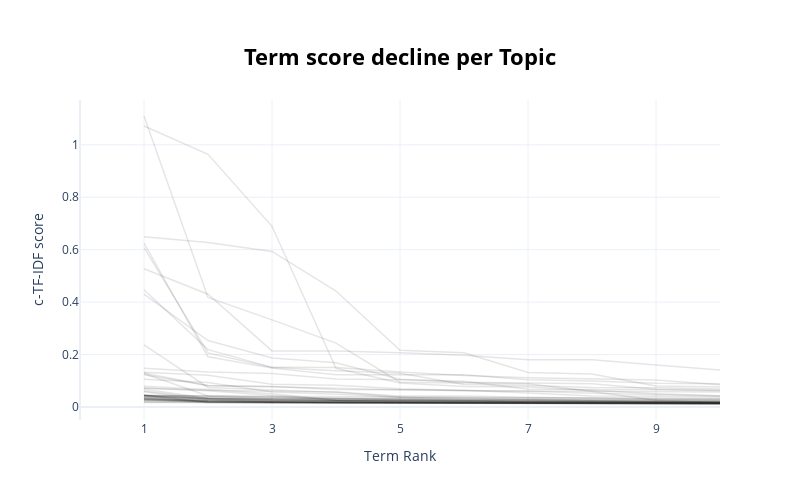

Notebook code cell kept with this figure:
### Code cell
topic_model.visualize_term_rank()

### Figure 1 — Plotly figure (JSON) as saved in the notebook; plotly's stock layout.template omitted (floating-point values rounded to 4 significant figures)
{"data": [{"hovertext": "<b>Topic -1</b>:the_and_it_to_is_this_for_of_lapto", "line": {"color": "black", "width": 1.5}, "mode": "lines+lines", "name": "", "opacity": 0.1, "type": "scatter", "x": [1, 2, 3, 4, 5, 6, 7, 8, 9, 10], "y": [0.0175, 0.01641, 0.01615, 0.01506, 0.01434, 0.01356, 0.01314, 0.01296, 0.01257, 0.01164]}, {"hovertext": "<b>Topic 0</b>:tablet_the_and_it_to_is_samsung_my_", "line": {"color": "black", "width": 1.5}, "mode": "lines+lines", "name": "", "opacity": 0.1, "type": "scatter", "x": [1, 2, 3, 4, 5, 6, 7, 8, 9, 10], "y": [0.0276, 0.01769, 0.01612, 0.01601, 0.01577, 0.01475, 0.01438, 0.01417, 0.01373, 0.01342]}, {"hovertext": "<b>Topic 1</b>:gaming_games_the_and_laptop_it_for_", "line": {"color": "black", "width": 1.5}, "mode": "lines+lines", "name": "", "opacity": 0.1, "type": "scatter", "x": [1, 2, 3, 4, 5, 6, 7, 8, 9, 10], "y": [0.01908, 0.01781, 0.01643, 0.01567, 0.01544, 0.01448, 0.01422, 0.01413, 0.01409, 0.014]}, {"hovertext": "<b>Topic 2</b>:chromebook_chrome_to_the_for_is_and", "line": {"color": "black", "width": 1.5}, "mode": "lines+lines", "name": "", "opacity": 0.1, "type": "scatter", "x": [1, 2, 3, 4, 5, 6, 7, 8, 9, 10], "y": [0.04604, 0.01929, 0.01644, 0.01644, 0.01561, 0.01545, 0.01503, 0.01394, 0.01365, 0.01217]}, {"hovertext": "<b>Topic 3</b>:laptop_is_and_for_it_the_this_its_t", "line": {"color": "black", "width": 1.5}, "mode": "lines+lines", "name": "", "opacity": 0.1, "type": "scatter", "x": [1, 2, 3, 4, 5, 6, 7, 8, 9, 10], "y": [0.02756, 0.01945, 0.01802, 0.01669, 0.01636, 0.01565, 0.01527, 0.01363, 0.01357, 0.01336]}, {"hovertext": "<b>Topic 4</b>:loves_she_for_gift_my_it_school_gra", "line": {"color": "black", "width": 1.5}, "mode": "lines+lines", "name": "", "opacity": 0.1, "type": "scatter", "x": [1, 2, 3, 4, 5, 6, 7, 8, 9, 10], "y": [0.07175, 0.06395, 0.06032, 0.05736, 0.04191, 0.04167, 0.03781, 0.03301, 0.03108, 0.03032]}, {"hovertext": "<b>Topic 5</b>:netbook_the_is_and_to_for_of_asus_s", "line": {"color": "black", "width": 1.5}, "mode": "lines+lines", "name": "", "opacity": 0.1, "type": "scatter", "x": [1, 2, 3, 4, 5, 6, 7, 8, 9, 10], "y": [0.04237, 0.01768, 0.01666, 0.01613, 0.0158, 0.01482, 0.01402, 0.01392, 0.01346, 0.01322]}, {"hovertext": "<b>Topic 6</b>:asus_the_to_they_and_it_have_of_was", "line": {"color": "black", "width": 1.5}, "mode": "lines+lines", "name": "", "opacity": 0.1, "type": "scatter", "x": [1, 2, 3, 4, 5, 6, 7, 8, 9, 10], "y": [0.03454, 0.01877, 0.01861, 0.01631, 0.01585, 0.0143, 0.01361, 0.01308, 0.01267, 0.01242]}, {"hovertext": "<b>Topic 7</b>:de_la_que_es_el_en_para_lo_un_se", "line": {"color": "black", "width": 1.5}, "mode": "lines+lines", "name": "", "opacity": 0.1, "type": "scatter", "x": [1, 2, 3, 4, 5, 6, 7, 8, 9, 10], "y": [0.1481, 0.134, 0.1276, 0.1066, 0.1041, 0.09798, 0.06773, 0.06773, 0.06632, 0.06173]}, {"hovertext": "<b>Topic 8</b>:computer_pc_great_is_good_this_for_", "line": {"color": "black", "width": 1.5}, "mode": "lines+lines", "name": "", "opacity": 0.1, "type": "scatter", "x": [1, 2, 3, 4, 5, 6, 7, 8, 9, 10], "y": [0.05822, 0.0258, 0.02561, 0.02417, 0.02162, 0.0197, 0.01782, 0.01753, 0.01699, 0.0167]}, {"hovertext": "<b>Topic 9</b>:laptop_great_price_good_this_love_f", "line": {"color": "black", "width": 1.5}, "mode": "lines+lines", "name": "", "opacity": 0.1, "type": "scatter", "x": [1, 2, 3, 4, 5, 6, 7, 8, 9, 10], "y": [0.06789, 0.0333, 0.03171, 0.02794, 0.02761, 0.02534, 0.01932, 0.01838, 0.01783, 0.01749]}, {"hovertext": "<b>Topic 10</b>:wifi_to_the_and_was_it_computer_of", "line": {"color": "black", "width": 1.5}, "mode": "lines+lines", "name": "", "opacity": 0.1, "type": "scatter", "x": [1, 2, 3, 4, 5, 6, 7, 8, 9, 10], "y": [0.03304, 0.0207, 0.01965, 0.0154, 0.01514, 0.01447, 0.01378, 0.01375, 0.01333, 0.01329]}, {"hovertext": "<b>Topic 11</b>:surface_the_is_book_and_keyboard_t", "line": {"color": "black", "width": 1.5}, "mode": "lines+lines", "name": "", "opacity": 0.1, "type": "scatter", "x": [1, 2, 3, 4, 5, 6, 7, 8, 9, 10], "y": [0.04271, 0.02212, 0.01753, 0.01714, 0.01566, 0.01558, 0.0153, 0.0141, 0.01402, 0.01397]}, {"hovertext": "<b>Topic 12</b>:charger_it_laptop_not_charge_dell_", "line": {"color": "black", "width": 1.5}, "mode": "lines+lines", "name": "", "opacity": 0.1, "type": "scatter", "x": [1, 2, 3, 4, 5, 6, 7, 8, 9, 10], "y": [0.03078, 0.022, 0.01947, 0.01927, 0.01754, 0.01729, 0.01705, 0.01639, 0.01554, 0.01545]}, {"hovertext": "<b>Topic 13</b>:screen_good_it_quality_great_for_i", "line": {"color": "black", "width": 1.5}, "mode": "lines+lines", "name": "", "opacity": 0.1, "type": "scatter", "x": [1, 2, 3, 4, 5, 6, 7, 8, 9, 10], "y": [0.0329, 0.02344, 0.02249, 0.02042, 0.02008, 0.0193, 0.01909, 0.01783, 0.01678, 0.01658]}, {"hovertext": "<b>Topic 14</b>:laptop_fan_it_the_this_and_to_in_i", "line": {"color": "black", "width": 1.5}, "mode": "lines+lines", "name": "", "opacity": 0.1, "type": "scatter", "x": [1, 2, 3, 4, 5, 6, 7, 8, 9, 10], "y": [0.02087, 0.01969, 0.0182, 0.01767, 0.01664, 0.01527, 0.01428, 0.01315, 0.01257, 0.0119]}, {"hovertext": "<b>Topic 15</b>:space_drive_to_windows_storage_the", "line": {"color": "black", "width": 1.5}, "mode": "lines+lines", "name": "", "opacity": 0.1, "type": "scatter", "x": [1, 2, 3, 4, 5, 6, 7, 8, 9, 10], "y": [0.02733, 0.02294, 0.0199, 0.01957, 0.01661, 0.01609, 0.01585, 0.01517, 0.0148, 0.01461]}, {"hovertext": "<b>Topic 16</b>:working_item_it_not_work_after_pro", "line": {"color": "black", "width": 1.5}, "mode": "lines+lines", "name": "", "opacity": 0.1, "type": "scatter", "x": [1, 2, 3, 4, 5, 6, 7, 8, 9, 10], "y": [0.04326, 0.04254, 0.03856, 0.03415, 0.0292, 0.02831, 0.02768, 0.02383, 0.02244, 0.02071]}, {"hovertext": "<b>Topic 17</b>:nice_excellent_great_mmmm_awesome_", "line": {"color": "black", "width": 1.5}, "mode": "lines+lines", "name": "", "opacity": 0.1, "type": "scatter", "x": [1, 2, 3, 4, 5, 6, 7, 8, 9, 10], "y": [0.5271, 0.4303, 0.2141, 0.2139, 0.2075, 0.197, 0.1801, 0.1801, 0.1604, 0.141]}, {"hovertext": "<b>Topic 18</b>:windows_10_my_laptop_to_the_with_w", "line": {"color": "black", "width": 1.5}, "mode": "lines+lines", "name": "", "opacity": 0.1, "type": "scatter", "x": [1, 2, 3, 4, 5, 6, 7, 8, 9, 10], "y": [0.04385, 0.03009, 0.01958, 0.01891, 0.01808, 0.01757, 0.01709, 0.01671, 0.01594, 0.01289]}, {"hovertext": "<b>Topic 19</b>:slow_super_waste_money_glitches_sp", "line": {"color": "black", "width": 1.5}, "mode": "lines+lines", "name": "", "opacity": 0.1, "type": "scatter", "x": [1, 2, 3, 4, 5, 6, 7, 8, 9, 10], "y": [0.2369, 0.07467, 0.06501, 0.05663, 0.03764, 0.03667, 0.0338, 0.0322, 0.03104, 0.02905]}, {"hovertext": "<b>Topic 20</b>:works_far_issues_great_so_well_no_", "line": {"color": "black", "width": 1.5}, "mode": "lines+lines", "name": "", "opacity": 0.1, "type": "scatter", "x": [1, 2, 3, 4, 5, 6, 7, 8, 9, 10], "y": [0.1328, 0.1216, 0.08715, 0.08295, 0.06933, 0.06386, 0.05345, 0.04182, 0.0411, 0.03969]}, {"hovertext": "<b>Topic 21</b>:battery_hours_life_good_laptop_it_", "line": {"color": "black", "width": 1.5}, "mode": "lines+lines", "name": "", "opacity": 0.1, "type": "scatter", "x": [1, 2, 3, 4, 5, 6, 7, 8, 9, 10], "y": [0.07894, 0.0669, 0.0509, 0.02569, 0.02527, 0.02501, 0.02469, 0.02123, 0.02097, 0.01981]}, {"hovertext": "<b>Topic 22</b>:slow_laptop_not_fast_it_its_as_jus", "line": {"color": "black", "width": 1.5}, "mode": "lines+lines", "name": "", "opacity": 0.1, "type": "scatter", "x": [1, 2, 3, 4, 5, 6, 7, 8, 9, 10], "y": [0.04145, 0.03444, 0.02589, 0.02484, 0.02221, 0.02063, 0.02028, 0.01895, 0.01844, 0.01719]}, {"hovertext": "<b>Topic 23</b>:love_far_so_it_itno_good_loving_le", "line": {"color": "black", "width": 1.5}, "mode": "lines+lines", "name": "", "opacity": 0.1, "type": "scatter", "x": [1, 2, 3, 4, 5, 6, 7, 8, 9, 10], "y": [0.6078, 0.2065, 0.1511, 0.1383, 0.129, 0.08567, 0.08231, 0.07413, 0.07345, 0.06844]}, {"hovertext": "<b>Topic 24</b>:new_refurbished_was_computer_came_", "line": {"color": "black", "width": 1.5}, "mode": "lines+lines", "name": "", "opacity": 0.1, "type": "scatter", "x": [1, 2, 3, 4, 5, 6, 7, 8, 9, 10], "y": [0.04535, 0.0318, 0.02707, 0.02378, 0.02353, 0.02261, 0.02133, 0.0183, 0.01794, 0.01771]}, {"hovertext": "<b>Topic 25</b>:mouse_touchpad_pad_the_laptop_work", "line": {"color": "black", "width": 1.5}, "mode": "lines+lines", "name": "", "opacity": 0.1, "type": "scatter", "x": [1, 2, 3, 4, 5, 6, 7, 8, 9, 10], "y": [0.03051, 0.02671, 0.02253, 0.02198, 0.02103, 0.01969, 0.01909, 0.0178, 0.01774, 0.01735]}, {"hovertext": "<b>Topic 26</b>:pc_mini_hdmi_the_ports_port_to_nuc", "line": {"color": "black", "width": 1.5}, "mode": "lines+lines", "name": "", "opacity": 0.1, "type": "scatter", "x": [1, 2, 3, 4, 5, 6, 7, 8, 9, 10], "y": [0.02793, 0.0273, 0.02131, 0.01957, 0.01698, 0.01683, 0.01591, 0.01568, 0.01548, 0.01485]}, {"hovertext": "<b>Topic 27</b>:delivery_product_seller_quick_deli", "line": {"color": "black", "width": 1.5}, "mode": "lines+lines", "name": "", "opacity": 0.1, "type": "scatter", "x": [1, 2, 3, 4, 5, 6, 7, 8, 9, 10], "y": [0.1229, 0.08187, 0.07848, 0.06706, 0.06635, 0.06248, 0.06005, 0.05269, 0.0482, 0.04181]}, {"hovertext": "<b>Topic 28</b>:touchscreen_touch_screen_is_not_nv", "line": {"color": "black", "width": 1.5}, "mode": "lines+lines", "name": "", "opacity": 0.1, "type": "scatter", "x": [1, 2, 3, 4, 5, 6, 7, 8, 9, 10], "y": [0.07269, 0.06183, 0.04416, 0.02614, 0.0244, 0.0233, 0.02257, 0.02061, 0.01954, 0.0195]}, {"hovertext": "<b>Topic 29</b>:product_good_great_prize_fort_nite", "line": {"color": "black", "width": 1.5}, "mode": "lines+lines", "name": "", "opacity": 0.1, "type": "scatter", "x": [1, 2, 3, 4, 5, 6, 7, 8, 9, 10], "y": [0.6249, 0.1914, 0.1484, 0.1235, 0.1235, 0.1235, 0.104, 0.09939, 0.09114, 0.08857]}, {"hovertext": "<b>Topic 30</b>:price_value_good_great_quality_pro", "line": {"color": "black", "width": 1.5}, "mode": "lines+lines", "name": "", "opacity": 0.1, "type": "scatter", "x": [1, 2, 3, 4, 5, 6, 7, 8, 9, 10], "y": [0.4305, 0.2537, 0.1872, 0.1692, 0.1056, 0.09433, 0.0915, 0.08894, 0.06744, 0.06399]}, {"hovertext": "<b>Topic 31</b>:keys_keyboard_uy_key_the_to_this_g", "line": {"color": "black", "width": 1.5}, "mode": "lines+lines", "name": "", "opacity": 0.1, "type": "scatter", "x": [1, 2, 3, 4, 5, 6, 7, 8, 9, 10], "y": [0.0357, 0.03307, 0.02551, 0.0245, 0.02104, 0.02021, 0.01716, 0.0168, 0.01634, 0.0153]}, {"hovertext": "<b>Topic 32</b>:united_reviewed_states_2010_march_", "line": {"color": "black", "width": 1.5}, "mode": "lines+lines", "name": "", "opacity": 0.1, "type": "scatter", "x": [1, 2, 3, 4, 5, 6, 7, 8, 9, 10], "y": [0.6495, 0.6275, 0.5934, 0.4425, 0.2165, 0.207, 0.1318, 0.1264, 0.08063, 0.07642]}, {"hovertext": "<b>Topic 33</b>:its_touch_small_to_the_keyboard_an", "line": {"color": "black", "width": 1.5}, "mode": "lines+lines", "name": "", "opacity": 0.1, "type": "scatter", "x": [1, 2, 3, 4, 5, 6, 7, 8, 9, 10], "y": [0.02474, 0.02364, 0.02026, 0.01669, 0.01655, 0.01646, 0.0159, 0.01553, 0.01521, 0.01514]}, {"hovertext": "<b>Topic 34</b>:good_goog_bd_none_like_no_one_not_", "line": {"color": "black", "width": 1.5}, "mode": "lines+lines", "name": "", "opacity": 0.1, "type": "scatter", "x": [1, 2, 3, 4, 5, 6, 7, 8, 9, 10], "y": [1.11, 0.4177, 0.3324, 0.2435, 0.09469, 0.09235, 0.08905, 0.05962, 0.02634, 0.01657]}, {"hovertext": "<b>Topic 35</b>:works_working_great_shap_good_well", "line": {"color": "black", "width": 1.5}, "mode": "lines+lines", "name": "", "opacity": 0.1, "type": "scatter", "x": [1, 2, 3, 4, 5, 6, 7, 8, 9, 10], "y": [0.4475, 0.2188, 0.1514, 0.1512, 0.1339, 0.1199, 0.1116, 0.1084, 0.1035, 0.08498]}, {"hovertext": "<b>Topic 36</b>:weight_size_lightweight_designed_f", "line": {"color": "black", "width": 1.5}, "mode": "lines+lines", "name": "", "opacity": 0.1, "type": "scatter", "x": [1, 2, 3, 4, 5, 6, 7, 8, 9, 10], "y": [0.13, 0.08162, 0.07735, 0.0707, 0.06629, 0.06187, 0.06044, 0.06003, 0.0586, 0.05701]}, {"hovertext": "<b>Topic 37</b>:hd_1005pr_broadcom_netbook_asus_th", "line": {"color": "black", "width": 1.5}, "mode": "lines+lines", "name": "", "opacity": 0.1, "type": "scatter", "x": [1, 2, 3, 4, 5, 6, 7, 8, 9, 10], "y": [0.03527, 0.02922, 0.02901, 0.02313, 0.01866, 0.01835, 0.0179, 0.01748, 0.01709, 0.0169]}, {"hovertext": "<b>Topic 38</b>:loading_player_video_is_adding_jun", "line": {"color": "black", "width": 1.5}, "mode": "lines+lines", "name": "", "opacity": 0.1, "type": "scatter", "x": [1, 2, 3, 4, 5, 6, 7, 8, 9, 10], "y": [1.072, 0.9637, 0.689, 0.1476, 0.09173, 0.0779, 0.07664, 0.06447, 0.05113, 0.04285]}, {"hovertext": "<b>Topic 39</b>:ssd_drive_computer_ssds_good_upgra", "line": {"color": "black", "width": 1.5}, "mode": "lines+lines", "name": "", "opacity": 0.1, "type": "scatter", "x": [1, 2, 3, 4, 5, 6, 7, 8, 9, 10], "y": [0.06084, 0.03199, 0.02778, 0.02689, 0.0243, 0.02415, 0.02381, 0.02255, 0.02016, 0.01964]}, {"hovertext": "<b>Topic 40</b>:backlit_keyboard_backlight_missing", "line": {"color": "black", "width": 1.5}, "mode": "lines+lines", "name": "", "opacity": 0.1, "type": "scatter", "x": [1, 2, 3, 4, 5, 6, 7, 8, 9, 10], "y": [0.106, 0.09333, 0.05696, 0.04901, 0.03762, 0.03101, 0.03064, 0.02585, 0.02538, 0.02438]}, {"hovertext": "<b>Topic 41</b>:premier_hp_warranty_lenovo_service", "line": {"color": "black", "width": 1.5}, "mode": "lines+lines", "name": "", "opacity": 0.1, "type": "scatter", "x": [1, 2, 3, 4, 5, 6, 7, 8, 9, 10], "y": [0.03864, 0.03455, 0.03354, 0.03242, 0.03088, 0.02595, 0.02517, 0.02363, 0.01943, 0.01884]}, {"hovertext": "<b>Topic 42</b>:hp_stallion_drive_memory_setup_env", "line": {"color": "black", "width": 1.5}, "mode": "lines+lines", "name": "", "opacity": 0.1, "type": "scatter", "x": [1, 2, 3, 4, 5, 6, 7, 8, 9, 10], "y": [0.1279, 0.04252, 0.03737, 0.03391, 0.03366, 0.03356, 0.02795, 0.02743, 0.02725, 0.0269]}, {"hovertext": "<b>Topic 43</b>:laptop_within_arrived_was_speedy_d", "line": {"color": "black", "width": 1.5}, "mode": "lines+lines", "name": "", "opacity": 0.1, "type": "scatter", "x": [1, 2, 3, 4, 5, 6, 7, 8, 9, 10], "y": [0.04449, 0.04265, 0.04243, 0.0387, 0.03848, 0.03723, 0.0357, 0.03519, 0.03447, 0.03331]}, {"hovertext": "<b>Topic 44</b>:return_screen_product_was_sent_wen", "line": {"color": "black", "width": 1.5}, "mode": "lines+lines", "name": "", "opacity": 0.1, "type": "scatter", "x": [1, 2, 3, 4, 5, 6, 7, 8, 9, 10], "y": [0.04396, 0.03427, 0.03238, 0.03233, 0.03024, 0.02921, 0.02758, 0.0272, 0.02608, 0.02505]}, {"hovertext": "<b>Topic 45</b>:compaq_a1500_printer_print_was_ink", "line": {"color": "black", "width": 1.5}, "mode": "lines+lines", "name": "", "opacity": 0.1, "type": "scatter", "x": [1, 2, 3, 4, 5, 6, 7, 8, 9, 10], "y": [0.04523, 0.04043, 0.03024, 0.02919, 0.02767, 0.02539, 0.0226, 0.02222, 0.02222, 0.02029]}], "layout": {"height": 500, "hoverlabel": {"bgcolor": "white", "font": {"family": "Rockwell", "size": 16}}, "showlegend": false, "title": {"font": {"color": "Black", "size": 22}, "text": "<b>Term score decline per Topic</b>", "x": 0.5, "xanchor": "center", "y": 0.9, "yanchor": "top"}, "width": 800, "xaxis": {"dtick": 2, "range": [0, 10], "tick0": 1, "title": {"text": "Term Rank"}}, "yaxis": {"title": {"text": "c-TF-IDF score"}}}}
